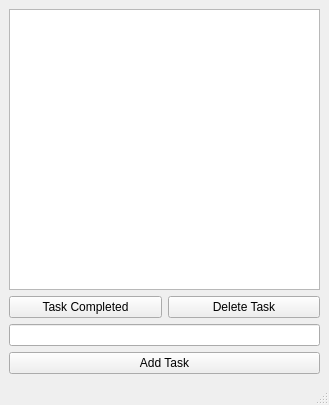
<?xml version="1.0" encoding="UTF-8"?>
<ui version="4.0">
 <class>MainWindow</class>
 <widget class="QMainWindow" name="MainWindow">
  <property name="geometry">
   <rect>
    <x>0</x>
    <y>0</y>
    <width>329</width>
    <height>405</height>
   </rect>
  </property>
  <property name="windowTitle">
   <string>MainWindow</string>
  </property>
  <widget class="QWidget" name="centralwidget">
   <layout class="QVBoxLayout" name="verticalLayout">
    <item>
     <widget class="ListView" name="todoView"/>
    </item>
    <item>
     <layout class="QHBoxLayout" name="horizontalLayout">
      <item>
       <widget class="PushButton" name="completedButton">
        <property name="text">
         <string>Task Completed</string>
        </property>
       </widget>
      </item>
      <item>
       <widget class="PushButton" name="deleteButton">
        <property name="text">
         <string>Delete Task</string>
        </property>
       </widget>
      </item>
     </layout>
    </item>
    <item>
     <widget class="LineEdit" name="todoEdit"/>
    </item>
    <item>
     <widget class="PushButton" name="addButton">
      <property name="text">
       <string>Add Task</string>
      </property>
     </widget>
    </item>
   </layout>
  </widget>
  <widget class="QMenuBar" name="menubar">
   <property name="geometry">
    <rect>
     <x>0</x>
     <y>0</y>
     <width>329</width>
     <height>21</height>
    </rect>
   </property>
  </widget>
  <widget class="QStatusBar" name="statusbar"/>
 </widget>
 <customwidgets>
  <customwidget>
   <class>PushButton</class>
   <extends>QPushButton</extends>
   <header>qfluentwidgets</header>
  </customwidget>
  <customwidget>
   <class>LineEdit</class>
   <extends>QLineEdit</extends>
   <header>qfluentwidgets</header>
  </customwidget>
  <customwidget>
   <class>ListView</class>
   <extends>QListView</extends>
   <header>qfluentwidgets</header>
  </customwidget>
 </customwidgets>
 <resources/>
 <connections/>
</ui>
